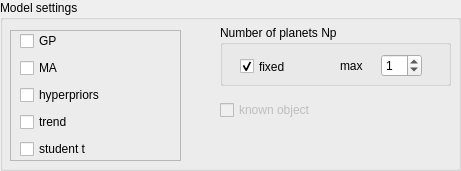
   <widget class="QGroupBox" name="groupBox_3">
    <property name="geometry">
     <rect>
      <x>10</x>
      <y>230</y>
      <width>461</width>
      <height>171</height>
     </rect>
    </property>
    <property name="title">
     <string>Model settings</string>
    </property>
    <widget class="QCheckBox" name="known_object_check">
     <property name="enabled">
      <bool>false</bool>
     </property>
     <property name="geometry">
      <rect>
       <x>220</x>
       <y>100</y>
       <width>111</width>
       <height>20</height>
      </rect>
     </property>
     <property name="text">
      <string>known object</string>
     </property>
    </widget>
    <widget class="QGroupBox" name="groupBox_4">
     <property name="geometry">
      <rect>
       <x>220</x>
       <y>25</y>
       <width>231</width>
       <height>61</height>
      </rect>
     </property>
     <property name="title">
      <string>Number of planets Np</string>
     </property>
     <widget class="QCheckBox" name="fix_Np_check">
      <property name="geometry">
       <rect>
        <x>20</x>
        <y>31</y>
        <width>55</width>
        <height>21</height>
       </rect>
      </property>
      <property name="toolTip">
       <string>&lt;html&gt;&lt;head/&gt;&lt;body&gt;&lt;p&gt;Whether the number of planets is fixed (to max Np)&lt;/p&gt;&lt;/body&gt;&lt;/html&gt;</string>
      </property>
      <property name="text">
       <string>fixed</string>
      </property>
      <property name="checked">
       <bool>true</bool>
      </property>
     </widget>
     <widget class="QWidget" name="layoutWidget">
      <property name="geometry">
       <rect>
        <x>120</x>
        <y>28</y>
        <width>82</width>
        <height>26</height>
       </rect>
      </property>
      <layout class="QHBoxLayout" name="horizontalLayout_4">
       <item>
        <widget class="QLabel" name="label_max_Np">
         <property name="toolTip">
          <string>&lt;html&gt;&lt;head/&gt;&lt;body&gt;&lt;p&gt;Maximum number of planets&lt;/p&gt;&lt;p&gt;If &amp;quot;fixed&amp;quot; is not set, the prior for Np is uniform between 0 and max.&lt;/p&gt;&lt;/body&gt;&lt;/html&gt;</string>
         </property>
         <property name="text">
          <string>max</string>
         </property>
        </widget>
       </item>
       <item>
        <widget class="QSpinBox" name="max_Np">
         <property name="maximum">
          <number>30</number>
         </property>
         <property name="value">
          <number>1</number>
         </property>
        </widget>
       </item>
      </layout>
     </widget>
    </widget>
    <widget class="QFrame" name="frame_3">
     <property name="geometry">
      <rect>
       <x>10</x>
       <y>30</y>
       <width>171</width>
       <height>131</height>
      </rect>
     </property>
     <property name="frameShape">
      <enum>QFrame::StyledPanel</enum>
     </property>
     <property name="frameShadow">
      <enum>QFrame::Raised</enum>
     </property>
     <widget class="QWidget" name="">
      <property name="geometry">
       <rect>
        <x>10</x>
        <y>0</y>
        <width>96</width>
        <height>131</height>
       </rect>
      </property>
      <layout class="QVBoxLayout" name="verticalLayout">
       <item>
        <widget class="QCheckBox" name="GP_check">
         <property name="toolTip">
          <string>&lt;html&gt;&lt;head/&gt;&lt;body&gt;&lt;p&gt;Use a Gaussian process model&lt;/p&gt;&lt;/body&gt;&lt;/html&gt;</string>
         </property>
         <property name="text">
          <string>GP</string>
         </property>
        </widget>
       </item>
       <item>
        <widget class="QCheckBox" name="MA_check">
         <property name="toolTip">
          <string>&lt;html&gt;&lt;head/&gt;&lt;body&gt;&lt;p&gt;Use a moving average model&lt;/p&gt;&lt;/body&gt;&lt;/html&gt;</string>
         </property>
         <property name="text">
          <string>MA</string>
         </property>
        </widget>
       </item>
       <item>
        <widget class="QCheckBox" name="hyperpriors_check">
         <property name="text">
          <string>hyperpriors</string>
         </property>
        </widget>
       </item>
       <item>
        <widget class="QCheckBox" name="trend_check">
         <property name="toolTip">
          <string>&lt;html&gt;&lt;head/&gt;&lt;body&gt;&lt;p&gt;Include a linear trend in the model&lt;/p&gt;&lt;/body&gt;&lt;/html&gt;</string>
         </property>
         <property name="text">
          <string>trend</string>
         </property>
        </widget>
       </item>
       <item>
        <widget class="QCheckBox" name="trend_check_2">
         <property name="toolTip">
          <string>&lt;html&gt;&lt;head/&gt;&lt;body&gt;&lt;p&gt;Include a linear trend in the model&lt;/p&gt;&lt;/body&gt;&lt;/html&gt;</string>
         </property>
         <property name="text">
          <string>student t</string>
         </property>
        </widget>
       </item>
      </layout>
     </widget>
    </widget>
   </widget>
